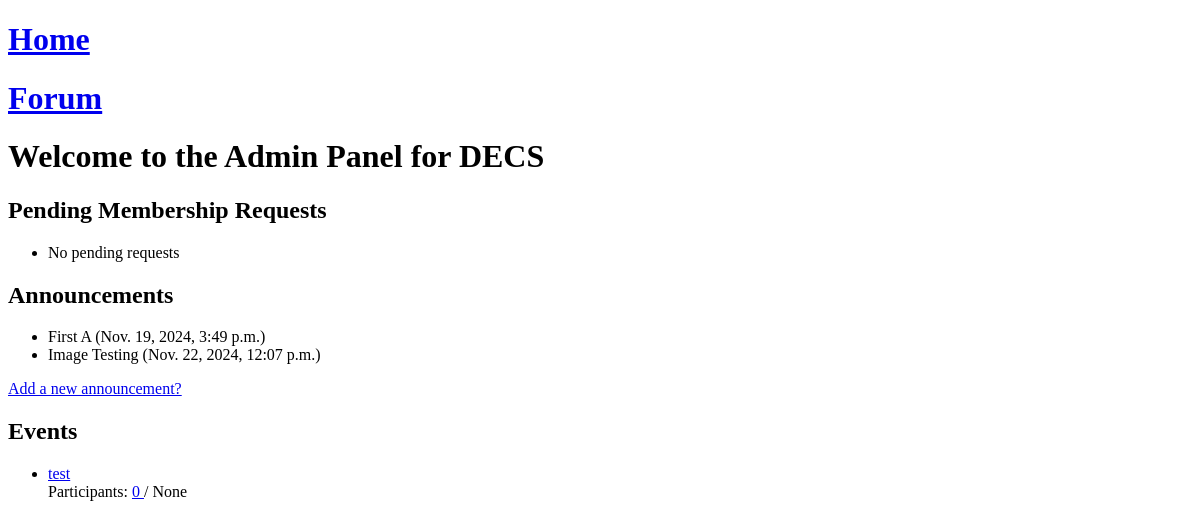
Before: /adminpanel/ (signed in) with the older database file.
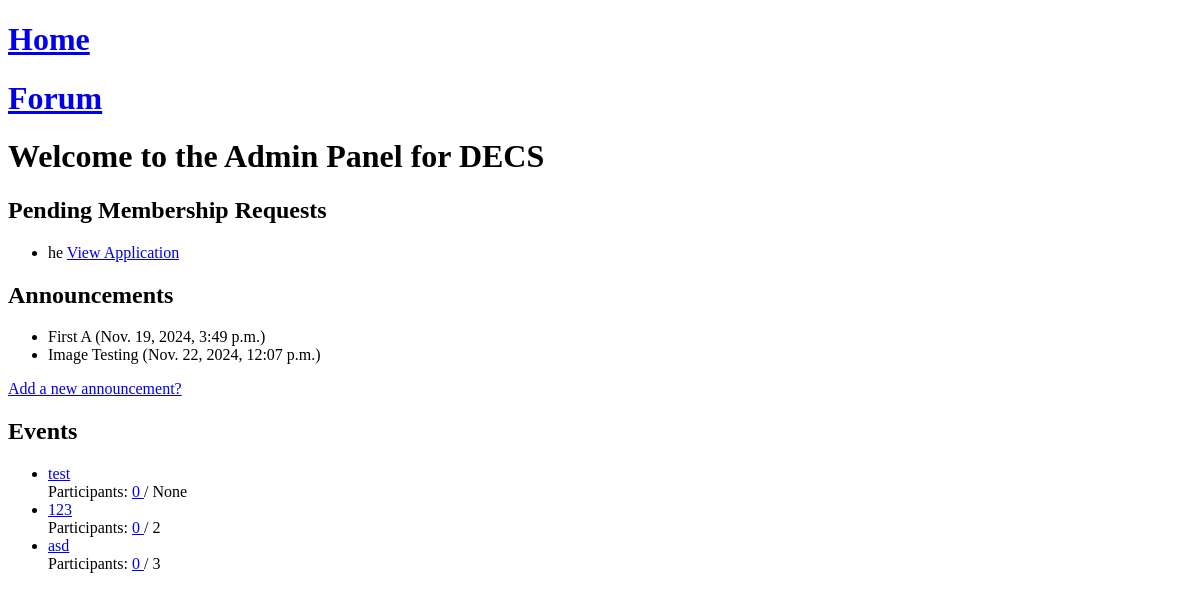
After: the same page with the newer database file.
### Society/models.py (models this page shows, shortened)
class Announcement(models.Model):
    society = models.ForeignKey(Society, on_delete=models.CASCADE, related_name="announcements")
    title = models.CharField(max_length=255)
    content = models.TextField()
    image = models.ImageField(upload_to='announcements/', blank=True, null=True)
    is_member_specific = models.BooleanField(default=False)
    created_at = models.DateTimeField(auto_now_add=True)
    created_by = models.ForeignKey(CustomUser, on_delete=models.CASCADE)

class Event(models.Model):
    society = models.ForeignKey(Society, on_delete=models.CASCADE, related_name="events")
    title = models.CharField(max_length=255)
    description = models.TextField()
    date = models.DateField()
    venue = models.CharField(max_length=255)
    created_at = models.DateTimeField(auto_now_add=True)
    created_by = models.ForeignKey(CustomUser, on_delete=models.CASCADE)
    image = models.ImageField(upload_to='events/images/', blank=True, null=True)
    video = models.FileField(upload_to='events/videos/', blank=True, null=True)
    is_participating_event = models.BooleanField(default=False)
    max_participants = models.PositiveIntegerField(null=True, blank=True)
    participants = models.ManyToManyField(CustomUser, related_name="participating_events", blank=True)
    banned_participants = models.ManyToManyField(CustomUser, related_name='banned_events', blank=True)
    def remaining_slots(self):
        if self.is_participating_event:
            return self.max_participants - self.participants.count()
        return None

class MembershipRequest(models.Model):
    user = models.ForeignKey(CustomUser, on_delete=models.CASCADE, related_name="membership_requests")
    society = models.ForeignKey(Society, on_delete=models.CASCADE, related_name="membership_requests")
    application = models.OneToOneField(
        'MembershipApplication',
        on_delete=models.CASCADE,
        null=True,
        blank=True,
        related_name="membership_request"
    )
    status = models.CharField(
        max_length=10,
        choices=[('pending', 'Pending'), ('approved', 'Approved'), ('rejected', 'Rejected')],
        default='pending'
    )
    requested_at = models.DateTimeField(auto_now_add=True)

### loginreg/models.py (models this page shows, shortened)
class CustomUser(AbstractUser):
    isadmin = models.BooleanField(default=False)
    profile_picture = models.ImageField(upload_to="profile_pictures/", default="profile_pictures/default.png")

### Society/views.py (the view)
# urls.py: path('adminpanel/',sviews.admin_panel,name='apanel'),
@login_required
@login_required
def admin_panel(request):
    user_societies = Society.objects.filter(admins=request.user)
    current_society = user_societies.first()
    if not current_society:
        return render(request, 'home')
    pending_requests = MembershipRequest.objects.filter(society=current_society, status='pending')
    announcements = current_society.announcements.all()
    events = current_society.events.all()
    members = current_society.members.all()
    admins = current_society.admins.all()
    event_participation = [
        {
            'event': event,
            'participants_count': event.participants.count(),
            'remaining_slots': event.remaining_slots(),
        }
        for event in events
    ]
    context = {
        'current_society': current_society,
        'pending_requests': pending_requests,
        'announcements': announcements,
        'event_participation': event_participation,
        'members': members,
        'admins': admins,
    }
    return render(request, 'admin_panel.html', context)

### Templates/admin_panel.html (shortened to what this page needs)
<!DOCTYPE html>
<html lang="en">
<head>
</head>
<body>
    <h1><a href="{% url 'home'%}">Home</a></h1>
    <h1><a href="{% url 'forumhome'%}">Forum</a></h1>
    <h1>Welcome to the Admin Panel for {{ current_society.name }}</h1>
    <h2>Pending Membership Requests</h2>
    <ul>
        {% for request in pending_requests %}
            <li>
                {{ request.user.username }}
                <a href="{% url 'viewmember' request.id %}">View Application</a>
            </li>
        {% empty %}
            <li>No pending requests</li>
        {% endfor %}
    </ul>
<h2>Announcements</h2>
<ul>
    {% for announcement in announcements %}
    <li>{{ announcement.title }} ({{ announcement.created_at }})</li>
    {% empty %}
    <li>No announcements yet.</li>
    {% endfor %}
</ul>
<a href="{% url 'create_announcement' society_id=1 %}">Add a new announcement?</a>
<h2>Events</h2>
<ul>
    {% for event_detail in event_participation %}
        <li>
            <a href="{% url 'event_detail' event_detail.event.id %}">
                {{ event_detail.event.title }}
            </a>
            <br>
            Participants:
            <a href="{% url 'event_participants' event_detail.event.id %}">
                {{ event_detail.participants_count }}
            </a>
            /
            {% if event_detail.event.max_participants %}
                {{ event_detail.event.max_participants }}
            {% else %}
                None
            {% endif %}
        </li>
    {% endfor %}
</ul>
</body>
</html>

Changed rows visible on the page:
added MembershipRequest: user.username "he"
added Event: event "123", participants_count "0", event.max_participants "2"
added Event: event "asd", participants_count "0", event.max_participants "3"
Other visible differences:
text no longer shown: "No pending requests"
